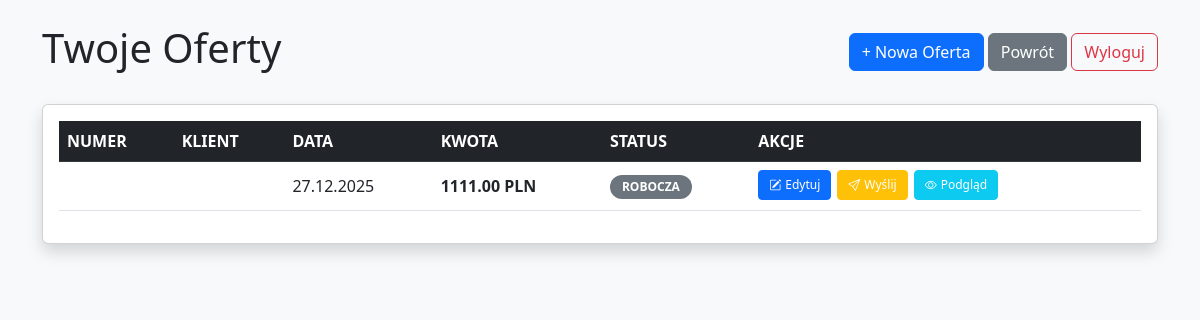
Screenshot of /offers/ (signed in) with the database file from the repository.
### offers/models.py (models this page shows, shortened)
class Offer(models.Model):
    class Status(models.TextChoices):
        DRAFT = 'draft', _('Robocza')
        PENDING = 'pending', _('Oczekuje na akceptację')
        IN_CONSULTATION = 'consultation', _('Konsultacja')
        APPROVED = 'approved', _('Zatwierdzona')
        SENT = 'sent', _('Wysłana')
        REJECTED = 'rejected', _('Odrzucona')
    class PaymentMethod(models.TextChoices):  # NOWOŚĆ (6)
        TRANSFER = 'transfer', _('Przelew tradycyjny')
        SPLIT_PAYMENT = 'split', _('Przelew (Split Payment)')
        CASH = 'cash', _('Gotówka')
        CARD = 'card', _('Karta płatnicza')
    seller = models.ForeignKey(Seller, on_delete=models.PROTECT, verbose_name="Wystawca", null=True)
    offer_number = models.CharField(max_length=50, unique=True, verbose_name="Numer oferty")
    client = models.ForeignKey(Client, on_delete=models.CASCADE, verbose_name="Klient", null=True)
    status = models.CharField(max_length=20, choices=Status.choices, default=Status.DRAFT, verbose_name="Status")
    description = RichTextField(null=True, blank=True, help_text="Wstęp/Opis oferty")
    total_price = models.DecimalField(max_digits=10, decimal_places=2, default=0, verbose_name="Suma PLN")
    currency_rate = models.DecimalField(max_digits=6, decimal_places=4, default=1.0000,
                                        verbose_name="Kurs EUR (dla informacji)")
    created_at = models.DateTimeField(auto_now_add=True)
    updated_at = models.DateTimeField(auto_now=True)
    validity_days = models.PositiveIntegerField(default=14, verbose_name="Ważność oferty (dni)")
    payment_deadline_days = models.PositiveIntegerField(default=7, verbose_name="Termin płatności (dni)")
    payment_method = models.CharField(max_length=20, choices=PaymentMethod.choices, default=PaymentMethod.TRANSFER,
                                      verbose_name="Metoda płatności")
    rejection_reason = models.TextField(blank=True, null=True, verbose_name="Powód odrzucenia (CEO)")
    external_file = models.FileField(upload_to='offers_archive/', null=True, blank=True, verbose_name="Archiwalny PDF")
    created_by = models.ForeignKey(User, on_delete=models.SET_NULL, null=True, blank=True, verbose_name="Utworzył")
    class Meta:
        ordering = ['-created_at']
        verbose_name = "Oferta"
        verbose_name_plural = "Baza Ofert"

### offers/views.py (the view)
# urls.py: path('offers/', offer_views.offer_list, name='offer_list'),
@login_required
def offer_list(request):
    offers = Offer.objects.all().order_by('-created_at')
    return render(request, 'offers/offer_list.html', {'offers': offers})

### offers/templates/offers/offer_list.html (shortened to what this page needs)
{% load static %}
<!DOCTYPE html>
<html lang="pl">
<head>
    <link
            href="https://cdn.jsdelivr.net/npm/bootstrap@5.3.0/dist/css/bootstrap.min.css"
            rel="stylesheet"
    />
    <link rel="stylesheet" href="{% static 'offers/offer_list.css' %}"/>
    <link rel="stylesheet" href="https://cdn.jsdelivr.net/npm/bootstrap-icons@1.11.1/font/bootstrap-icons.css">
</head>
<body class="bg-light">
<div class="container mt-4">
    <div class="d-flex justify-content-between align-items-center mb-4">
        <h1>Twoje Oferty</h1>
        <div>
            <a href="{% url 'offer_create' %}" class="btn btn-primary"
            >+ Nowa Oferta</a
            >
            <a href="{% url 'home' %}" class="btn btn-secondary">Powrót</a>
            <form action="{% url 'logout' %}" method="post" class="d-inline">
                <button type="submit" class="btn btn-outline-danger">
                    Wyloguj
                </button>
            </form>
        </div>
    </div>
    <div class="card shadow">
        <div class="card-body">
            <table class="table table-hover align-middle">
                <thead class="table-dark">
                <tr>
                    <th>NUMER</th>
                    <th>KLIENT</th>
                    <th>DATA</th>
                    <th>KWOTA</th>
                    <th>STATUS</th>
                    <th style="min-width: 250px">AKCJE</th>
                </tr>
                </thead>
                <tbody>
                {% for offer in offers %}
                    <tr>
                        <td>
                        </td>
                        <td>{{ offer.client_name }}</td>
                        <td>{{ offer.created_at|date:"d.m.Y" }}</td>
                        <td>
                            <strong>{{ offer.total_price }} PLN</strong>
                        </td>
                        <td>
                            {% if offer.status == 'draft' %}
                                <span class="badge bg-secondary">Robocza</span>
                            {% elif offer.status == 'pending' %}
                                <span class="badge bg-warning text-dark">Oczekuje na akceptację</span>
                            {% elif offer.status == 'consultation' %}
                                <span class="badge bg-primary">Konsultacja</span>
                            {% elif offer.status == 'approved' %}
                                <span class="badge bg-success">Zatwierdzona</span>
                            {% elif offer.status == 'rejected' %}
                                <span class="badge bg-danger">Odrzucona</span>
                            {% elif offer.status == 'sent' %}
                                <span class="badge bg-info text-dark">Wysłana do klienta</span>
                            {% else %}
                                <span class="badge bg-light text-dark">{{ offer.get_status_display }}</span>
                            {% endif %}
                        </td>
                        <td class="table-actions">
                            <div class="d-flex flex-wrap gap-1">
                                {% if offer.status == 'draft' %}
                                    <a href="{% url 'offer_edit' offer.pk %}"
                                       class="btn btn-sm btn-primary d-inline-flex align-items-center" title="Edytuj">
                                        <i class="bi bi-pencil-square me-1"></i> Edytuj
                                    </a>
                                    <a href="{% url 'offer_change_status' offer.pk 'submit' %}"
                                       class="btn btn-sm btn-warning d-inline-flex align-items-center"
                                       title="Wyślij do CEO">
                                        <i class="bi bi-send me-1"></i> Wyślij
                                    </a>
                                {% endif %}
                                <a href="{% url 'offer_detail' offer.pk %}"
                                   class="btn btn-sm btn-info text-white d-inline-flex align-items-center">
                                    <i class="bi bi-eye me-1"></i> Podgląd
                                </a>
                            </div>
                        </td>
                    </tr>
                {% endfor %}
                </tbody>
            </table>
        </div>
    </div>
</div>
</body>
</html>

### offers/static/offers/offer_list.css (style rules this page uses)
.badge { padding: 6px 12px; border-radius: 20px; font-size: 12px; font-weight: bold; color: white; display: inline-block; min-width: 80px; text-align: center; text-transform: uppercase; }
.btn-sm { display: inline-block; padding: 5px 10px; font-size: 12px; color: white; text-decoration: none; border-radius: 4px; margin-right: 5px; text-align: center; }
.table-actions .btn { min-width: 32px; display: inline-flex; align-items: center; justify-content: center; font-weight: 500; }

### offers/templates/offers/offer_list.html (style rules this page uses)
.table-actions .btn { margin-right: 2px; margin-bottom: 2px; }

### rows the page displays
Offer: created_at "27.12.2025", total_price "1111.00", status "ROBOCZA"
